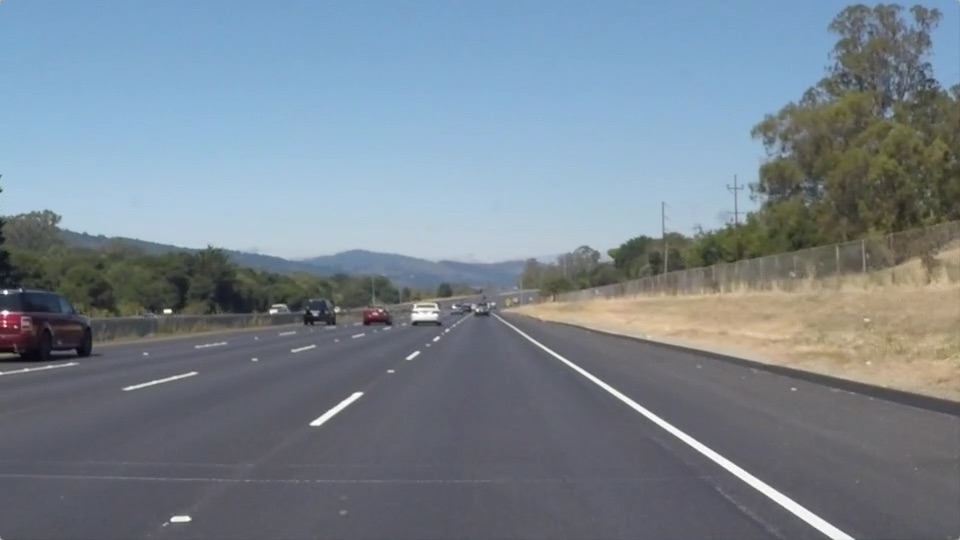
#> input picture test_images/solidWhiteRight.jpg, 960 x 540 px
$ jupyter execute --allow-errors P1.ipynb   (shell and % lines are left out)
#> lines starting #> are read from the running program, lines starting #| are printed output that depends on the picture; after the words box and inside, x2 and y2 are one past the last pixel; in counts of white or black regions, pixels touching at a corner belong together
# Self-Driving Car Engineer Nanodegree

## Project: **Finding Lane Lines on the Road**
***
In this project, you will use the tools you learned about in the lesson to identify lane lines on the road.  You can develop your pipeline on a series of individual images, and later apply the result to a video stream (really just a series of images). Check out the video clip "raw-lines-example.mp4" (also contained in this repository) to see what the output should look like after using the helper functions below.

Once you have a result that looks roughly like "raw-lines-example.mp4", you'll need to get creative and try to average and/or extrapolate the line segments you've detected to map out the full extent of the lane lines.  You can see an example of the result you're going for in the video "P1_example.mp4".  Ultimately, you would like to draw just one line for the left side of the lane, and one for the right.

In addition to implementing code, there is a brief writeup to complete. The writeup should be completed in a separate file, which can be either a markdown file or a pdf document. There is a [write up template](https://github.com/udacity/CarND-LaneLines-P1/blob/master/writeup_template.md) that can be used to guide the writing process. Completing both the code in the Ipython notebook and the writeup template will cover all of the [rubric points](https://review.udacity.com/#!/rubrics/322/view) for this project.

---
Let's have a look at our first image called 'test_images/solidWhiteRight.jpg'.  Run the 2 cells below (hit Shift-Enter or the "play" button above) to display the image.

**Note: If, at any point, you encounter frozen display windows or other confounding issues, you can always start again with a clean slate by going to the "Kernel" menu above and selecting "Restart & Clear Output".**

---

**The tools you have are color selection, region of interest selection, grayscaling, Gaussian smoothing, Canny Edge Detection and Hough Tranform line detection.  You  are also free to explore and try other techniques that were not presented in the lesson.  Your goal is piece together a pipeline to detect the line segments in the image, then average/extrapolate them and draw them onto the image for display (as below).  Once you have a working pipeline, try it out on the video stream below.**

---

<figure>

 <figcaption>
 <p></p>
 <p style="text-align: center;"> Your output should look something like this (above) after detecting line segments using the helper functions below </p>
 </figcaption>
</figure>
 <p></p>
<figure>

 <figcaption>
 <p></p>
 <p style="text-align: center;"> Your goal is to connect/average/extrapolate line segments to get output like this</p>
 </figcaption>
</figure>

**Run the cell below to import some packages.  If you get an `import error` for a package you've already installed, try changing your kernel (select the Kernel menu above --> Change Kernel).  Still have problems?  Try relaunching Jupyter Notebook from the terminal prompt.  Also, see [this forum post](https://carnd-forums.udacity.com/cq/viewquestion.action?spaceKey=CAR&id=29496372&questionTitle=finding-lanes---import-cv2-fails-even-though-python-in-the-terminal-window-has-no-problem-with-import-cv2) for more troubleshooting tips.**

## Import Packages

[cell 1]
#importing some useful packages
import matplotlib.pyplot as plt
import matplotlib.image as mpimg
import numpy as np
import cv2

## Read in an Image

[cell 2]
#reading in an image
image = mpimg.imread('test_images/solidWhiteRight.jpg')
#> image is the input picture: shape (540, 960, 3); mean R, G, B 120.3, 132.6, 143.7

#printing out some stats and plotting
print('This image is:', type(image), 'with dimesions:', image.shape)
#| This image is: <class 'numpy.ndarray'> with dimesions: (540, 960, 3)
plt.imshow(image)  # if you wanted to show a single color channel image called 'gray', for example, call as plt.imshow(gray, cmap='gray')

## Ideas for Lane Detection Pipeline

**Some OpenCV functions (beyond those introduced in the lesson) that might be useful for this project are:**

`cv2.inRange()` for color selection
`cv2.fillPoly()` for regions selection
`cv2.line()` to draw lines on an image given endpoints
`cv2.addWeighted()` to coadd / overlay two images
`cv2.cvtColor()` to grayscale or change color
`cv2.imwrite()` to output images to file
`cv2.bitwise_and()` to apply a mask to an image

**Check out the OpenCV documentation to learn about these and discover even more awesome functionality!**

## Helper Functions

Below are some helper functions to help get you started. They should look familiar from the lesson!

[cell 3]
import math

def grayscale(img):
    """Applies the Grayscale transform
    This will return an image with only one color channel
    but NOTE: to see the returned image as grayscale
    (assuming your grayscaled image is called 'gray')
    you should call plt.imshow(gray, cmap='gray')"""
    return cv2.cvtColor(img, cv2.COLOR_RGB2GRAY)
    # Or use BGR2GRAY if you read an image with cv2.imread()
    # return cv2.cvtColor(img, cv2.COLOR_BGR2GRAY)

def canny(img, low_threshold, high_threshold):
    """Applies the Canny transform"""
    return cv2.Canny(img, low_threshold, high_threshold)

def gaussian_blur(img, kernel_size):
    """Applies a Gaussian Noise kernel"""
    return cv2.GaussianBlur(img, (kernel_size, kernel_size), 0)

def region_of_interest(img, vertices):
    """
    Applies an image mask.

    Only keeps the region of the image defined by the polygon
    formed from `vertices`. The rest of the image is set to black.
    """
    #defining a blank mask to start with
    mask = np.zeros_like(img)

    #defining a 3 channel or 1 channel color to fill the mask with depending on the input image
    if len(img.shape) > 2:
        channel_count = img.shape[2]  # i.e. 3 or 4 depending on your image
        ignore_mask_color = (255,) * channel_count
    else:
        ignore_mask_color = 255

    #filling pixels inside the polygon defined by "vertices" with the fill color
    cv2.fillPoly(mask, vertices, ignore_mask_color)

    #returning the image only where mask pixels are nonzero
    masked_image = cv2.bitwise_and(img, mask)
    return masked_image


# functions needed inside of draw_lines
def get_line_eq(lane):
    """
    Returns the parameters m and b
    that represent the linear equation of a lane:
    y = mx + b
    """
    X = np.array(np.zeros(len(lane)*2))
    Y = np.array(np.zeros(len(lane)*2))

    i=0
    for line in lane:
        for x1,y1,x2,y2 in line:
            X[i] = x1
            Y[i] = y1
            X[i+1] = x2
            Y[i+1] = y2

        i+=2

    m,b = np.polyfit(X,Y,1)
    return (m,b)


def draw_lines(img, lines, color=[255, 0, 0], thickness=5):
    """
    NOTE: this is the function you might want to use as a starting point once you want to
    average/extrapolate the line segments you detect to map out the full
    extent of the lane (going from the result shown in raw-lines-example.mp4
    to that shown in P1_example.mp4).

    Think about things like separating line segments by their
    slope ((y2-y1)/(x2-x1)) to decide which segments are part of the left
    line vs. the right line.  Then, you can average the position of each of
    the lines and extrapolate to the top and bottom of the lane.

    This function draws `lines` with `color` and `thickness`.
    Lines are drawn on the image inplace (mutates the image).
    If you want to make the lines semi-transparent, think about combining
    this function with the weighted_img() function below
    """
    #for line in lines:
    #    for x1,y1,x2,y2 in line:
    #        cv2.line(img, (x1, y1), (x2, y2), color, thickness)


    ysize = int(image.shape[0]*0.6)
    ymax = image.shape[0]
    xsize = int(image.shape[1]*0.6)

    left=[]
    right = []

    m_thr = 0.2

    for line in lines:
        for x1,y1,x2,y2 in line:
            m = (y2-y1)/(x2-x1)
            if( m > m_thr ):left.append(line)
            elif( m < -m_thr ): right.append(line)

    m,b = get_line_eq(left)

    epsilon = 0.001
    cv2.line(img, (int((ysize-b)/(m+epsilon)), ysize), ( int((ymax - b)/(m)), ymax), color, thickness)

    m,b = get_line_eq(right)
    cv2.line(img, (int((ysize-b)/(m+epsilon)), ysize), ( int((ymax - b)/(m)), ymax), color, thickness)


def hough_lines(img, rho, theta, threshold, min_line_len, max_line_gap):
    """
    `img` should be the output of a Canny transform.

    Returns an image with hough lines drawn.
    """
    lines = cv2.HoughLinesP(img, rho, theta, threshold, np.array([]), minLineLength=min_line_len, maxLineGap=max_line_gap)
    line_img = np.zeros((img.shape[0], img.shape[1], 3), dtype=np.uint8)
    draw_lines(line_img, lines)
    return line_img

# Python 3 has support for cool math symbols.

def weighted_img(img, initial_img, α=0.8, β=1., λ=0.):
    """
    `img` is the output of the hough_lines(), An image with lines drawn on it.
    Should be a blank image (all black) with lines drawn on it.

    `initial_img` should be the image before any processing.

    The result image is computed as follows:

    initial_img * α + img * β + λ
    NOTE: initial_img and img must be the same shape!
    """
    return cv2.addWeighted(initial_img, α, img, β, λ)

[cell 4]
##### my own helper functions ####

def display_image(image, title, cmap=None):
    plt.figure()
    plt.imshow(image, cmap)
    plt.title(title)

def DEBUG_INFO(image, title, cmap=None, debug=True):
    if debug==True:
        display_image(image, title, cmap)

## Test Images

Build your pipeline to work on the images in the directory "test_images"
**You should make sure your pipeline works well on these images before you try the videos.**

[cell 5]
import os
images_names = os.listdir("test_images/")

images_names

## Build a Lane Finding Pipeline

Build the pipeline and run your solution on all test_images. Make copies into the test_images directory, and you can use the images in your writeup report.

Try tuning the various parameters, especially the low and high Canny thresholds as well as the Hough lines parameters.

[cell 6]
# TODO: Build your pipeline that will draw lane lines on the test_images
# then save them to the test_images directory.
def process_image_debug(im, debug=False):
    """ Pipeline to process image
        if debug is true, images and debug information will be displayed
        """

    if debug==True:
        image=np.copy(im)
    else:
        image= im

    DEBUG_INFO(image, "original picture", cmap=None, debug=debug)

    im_gray = grayscale(image)
    im_filtered = gaussian_blur(im_gray, kernel_size=5)

    DEBUG_INFO(im_filtered, "gray image and blurred", cmap="gray", debug=debug)

    high_thresh, thresh_im = cv2.threshold(im_filtered, 0, 255, cv2.THRESH_BINARY + cv2.THRESH_OTSU)
    lowThresh = 0.5*high_thresh


    im_edges = canny(im_filtered, high_thresh*0.5, high_thresh)

    DEBUG_INFO(im_edges, "Canny filtered image", cmap="gray", debug=debug)

    #making vertices poligon
    ysize = image.shape[0]
    xsize = image.shape[1]

    vertices = np.array([[
        (xsize*0.095,ysize),
        (xsize*0.45, ysize*0.6),
        (xsize*0.55, ysize*0.6),
        (xsize*0.98,ysize)]],
        dtype=np.int32
                       )

    if debug==True:
        #show region of interest
        im_region = cv2.polylines(image, vertices, True, (0,0,255), 5)

    DEBUG_INFO(image, "section of interest", cmap=None, debug=debug)

    im_masked = region_of_interest(im_edges, vertices)

    DEBUG_INFO(im_masked, "image masked", cmap="gray", debug=debug)

    #applying houhg transform
    # Define the Hough transform parameters
    # Make a blank the same size as our image to draw on
    rho = 2 # distance resolution in pixels of the Hough grid
    theta = np.pi/180 # angular resolution in radians of the Hough grid
    threshold = 15     # minimum number of votes (intersections in Hough grid cell)
    min_line_len = 40 #40  #80 #40 #minimum number of pixels making up a line
    max_line_gap = 20  #40 #20    # maximum gap in pixels between connectable line segments

    lines = hough_lines(im_masked, rho, theta, threshold, min_line_len, max_line_gap)
    lane_detection = weighted_img(lines, im)

    DEBUG_INFO(lane_detection, "lanes", cmap=None, debug=debug)

    result = lane_detection

    return result

[cell 7]
## testing in one image
process_image_debug(image, debug=True);
#> in grayscale, `return cv2.cvtColor(img, cv2.COLOR_RGB2GRAY)`:
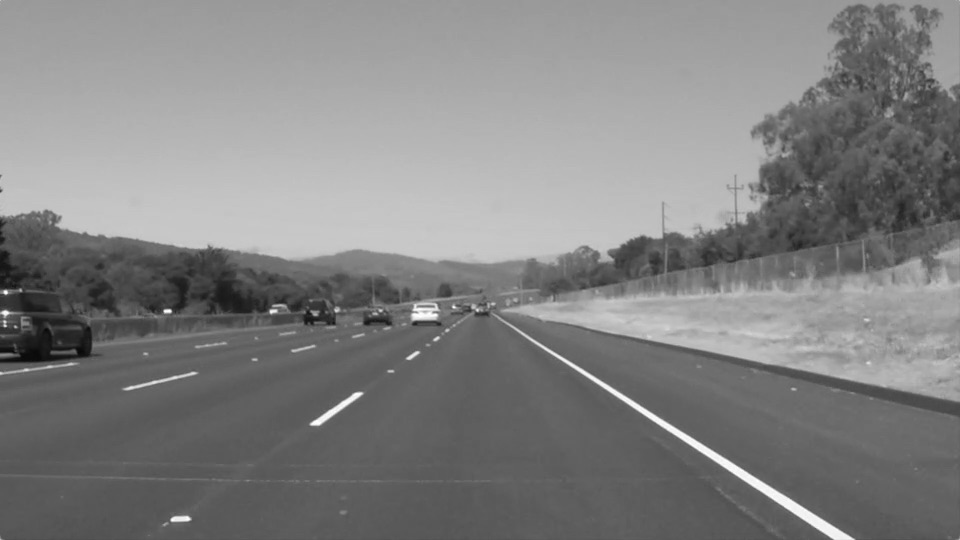
#> returned value: shape (540, 960); min 8, max 255, mean 130.1
#> in process_image_debug, `high_thresh, thresh_im = cv2.threshold(im_filtered, 0, 255, cv2.THRESH..`:
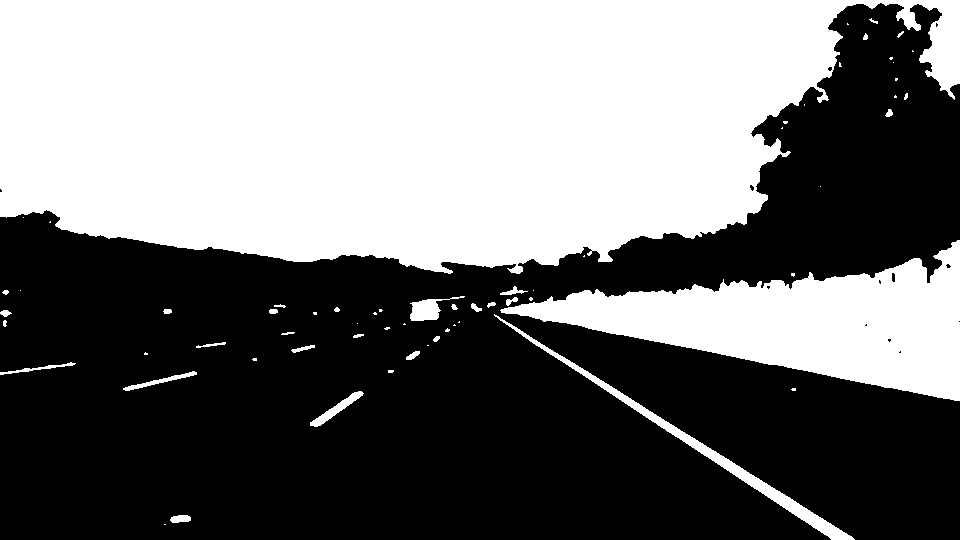
#> thresh_im: shape (540, 960); 46.1% white; 64 white regions (33 under 20 px), largest, box (x1, y1, x2, y2) and area: (0, 0, 960, 274) 199540, (500, 240, 960, 401) 33372, (494, 314, 855, 540) 3380
#> in process_image_debug, `high_thresh, thresh_im = cv2.threshold(im_filtered, 0, 255, cv2.THRESH..`: high_thresh = 133
#> in process_image_debug, `lowThresh = 0.5*high_thresh`: lowThresh = 66.5
#> in process_image_debug, `im_region = cv2.polylines(image, vertices, True, (0,0,255), 5)`:
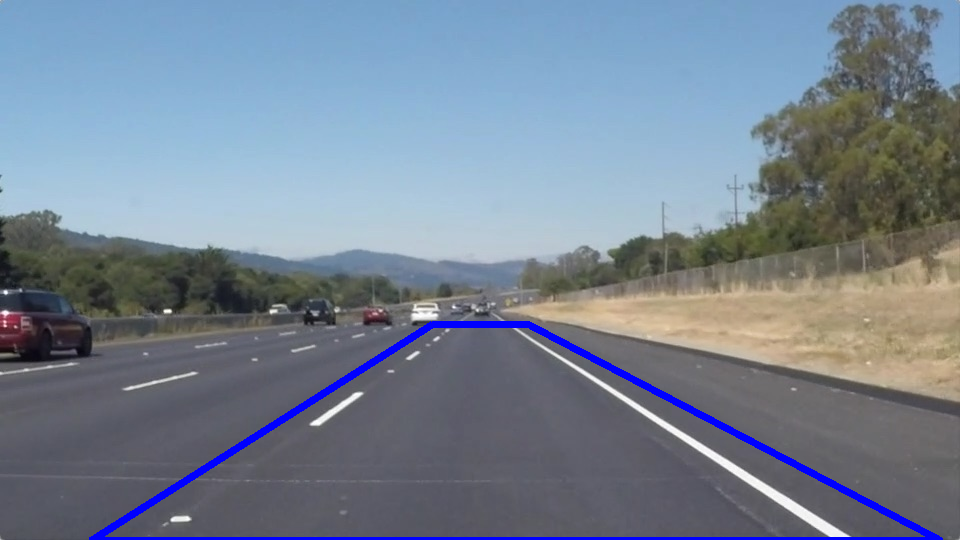
#> im_region: shape (540, 960, 3); mean R, G, B 118.6, 130.9, 146.4
#> in region_of_interest, `cv2.fillPoly(mask, vertices, ignore_mask_color)`:
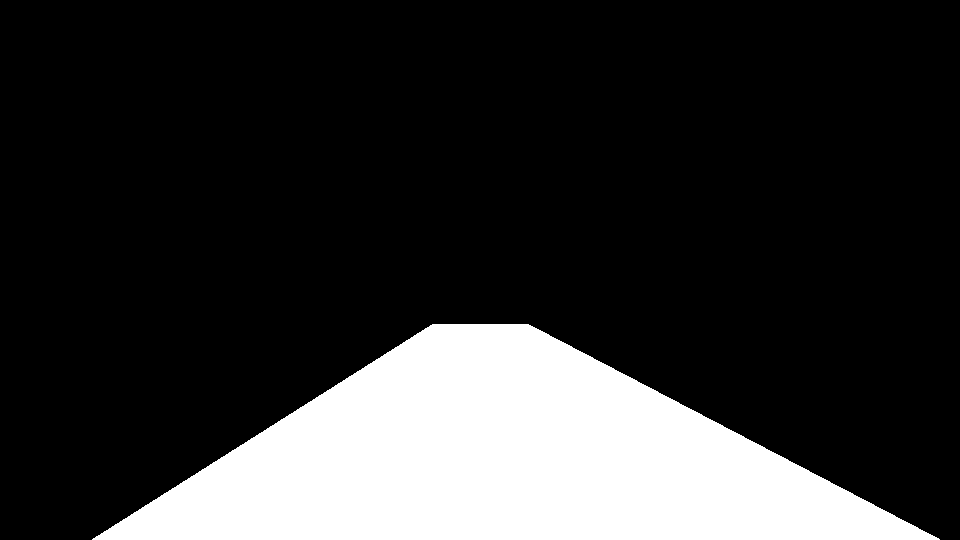
#> mask: shape (540, 960); 19.7% white; 1 white region, box (x1, y1, x2, y2) and area: (92, 324, 940, 540) 102218
#> in region_of_interest, `masked_image = cv2.bitwise_and(img, mask)`:
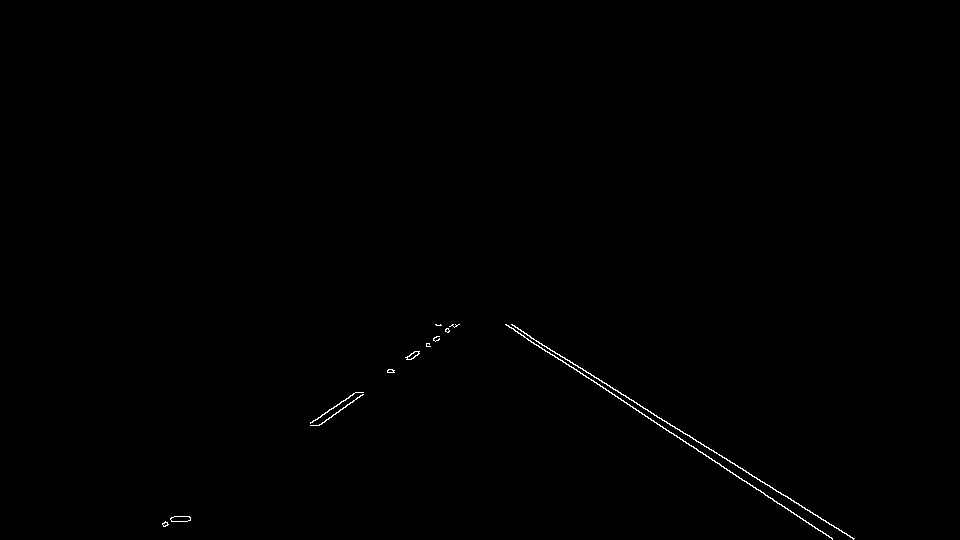
#> masked_image: shape (540, 960); 0.28% white in thin lines or dots, all inside (x1, y1, x2, y2) = (162, 324, 855, 540)
#> in hough_lines, `lines = cv2.HoughLinesP(img, rho, theta, threshold, np.array([]), minL..`: lines = [[639, 412, 832, 538], [518, 329, 853, 539], [505, 324, 719, 463], [319, 425, 363, 392], [310, 423, 356, 392], [387, 372, 453, 324], [388, 372, 459, 324], [392, 372, 439, 339], [512, 324, 826, 521], [736, 476, 816, 528]]
#> the loop in draw_lines, `for line in lines:` made 10 passes
#> after the loop in draw_lines, `for line in lines:`: left = [[[639, 412, 832, 538]], [[518, 329, 853, 539]], [[505, 324, 719, 463]], [[512, 324, 826, 521]], [[736, 476, 816, 528]]]; right = [[[319, 425, 363, 392]], [[310, 423, 356, 392]], [[387, 372, 453, 324]], [[388, 372, 459, 324]], [[392, 372, 439, 339]]]
#> in get_line_eq, `X = np.array(np.zeros(len(lane)*2))`: X = [0, 0, 0, 0, 0, 0, 0, 0, 0, 0]
#> the loop in get_line_eq, `for line in lane:` made 5 passes
#> (line, i) on passes 1 to 5: ([[639, 412, 832, 538]], 2), ([[518, 329, 853, 539]], 4), ([[505, 324, 719, 463]], 6), ([[512, 324, 826, 521]], 8), ([[736, 476, 816, 528]], 10)
#> after the loop in get_line_eq, `for line in lane:`: X = [639, 832, 518, 853, 505, 719, 512, 826, 736, 816]; Y = [412, 538, 329, 539, 324, 463, 324, 521, 476, 528]; i = 10
#> in get_line_eq, `m,b = np.polyfit(X,Y,1)`: m = 0.642; b = -1.42
#> in draw_lines, `m,b = get_line_eq(left)`: m = 0.642; b = -1.42
#> the loop in get_line_eq (call 2), `for line in lane:` made 5 passes
#> (line, i) on passes 1 to 5: ([[319, 425, 363, 392]], 2), ([[310, 423, 356, 392]], 4), ([[387, 372, 453, 324]], 6), ([[388, 372, 459, 324]], 8), ([[392, 372, 439, 339]], 10)
#> in draw_lines, `m,b = get_line_eq(right)`: m = -0.696; b = 642.8
#> in draw_lines, `cv2.line(img, (int((ysize-b)/(m+epsilon)), ysize), ( int((ymax - b)/(m..`:
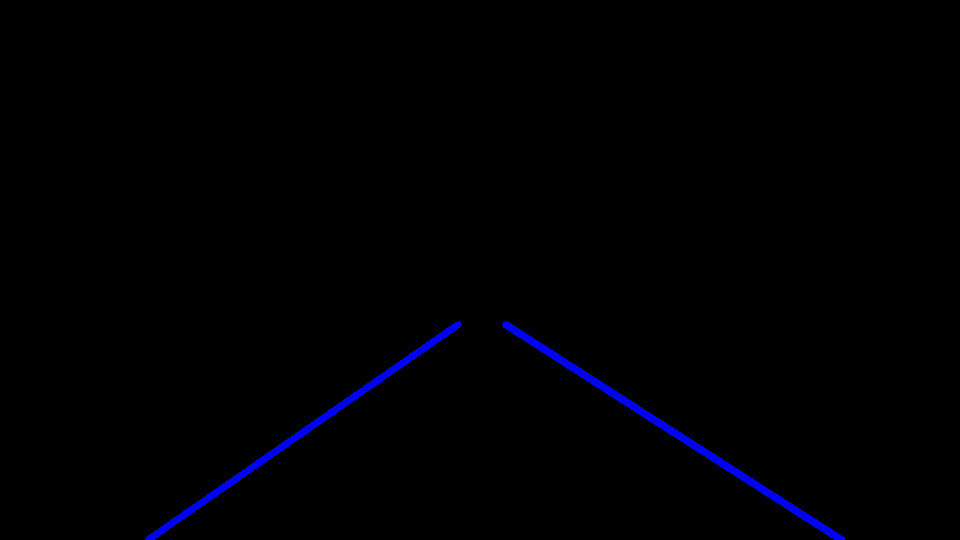
#> img: shape (540, 960, 3); mean of channels 0, 1, 2 2.7, 0, 0; drawn as B, G, R
#> in weighted_img, `return cv2.addWeighted(initial_img, α, img, β, λ)`:
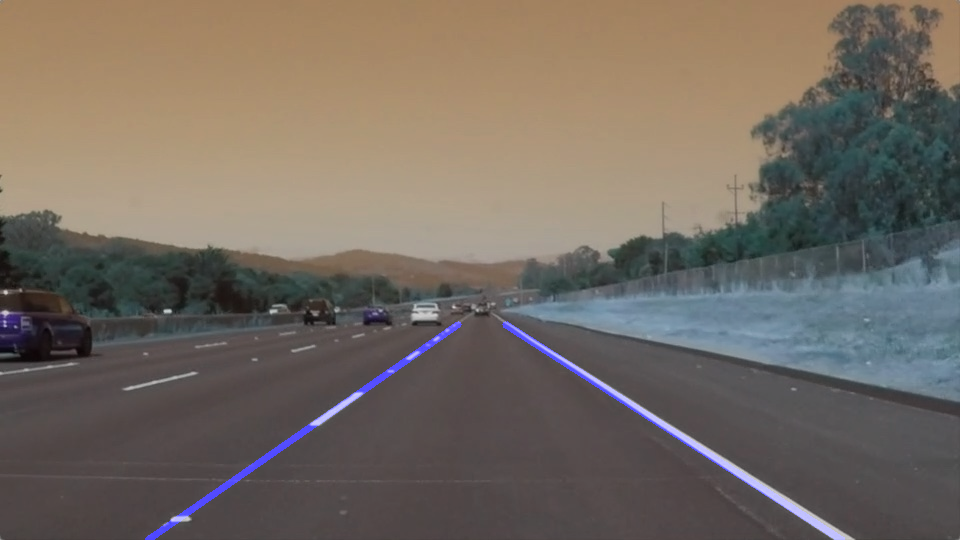
#> returned value: shape (540, 960, 3); mean of channels 0, 1, 2 97.5, 106.1, 114.9; drawn as B, G, R
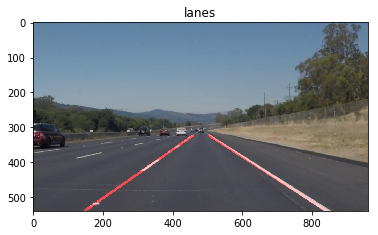
#> input picture test_images/lanes.png, 378 x 235 px
#> further down, image is the input picture: shape (235, 378, 4) float32; mean R, G, B, A 0.539, 0.562, 0.587, 0.724

#> (a cell that did not finish here is left out)

#> in grayscale (call 2), `return cv2.cvtColor(img, cv2.COLOR_RGB2GRAY)`:
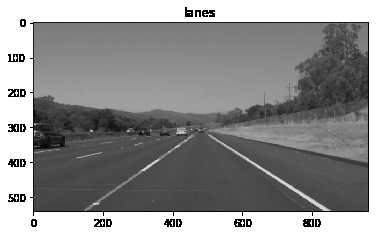
#> returned value: shape (235, 378) float32; min 0, max 1, mean 0.558
#> call 2 of gaussian_blur, with kernel_size = 5
#> in gaussian_blur (call 2), `return cv2.GaussianBlur(img, (kernel_size, kernel_size), 0)`:
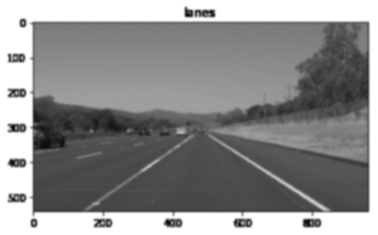
#> returned value: shape (235, 378) float32; min 0.0312, max 1, mean 0.558
